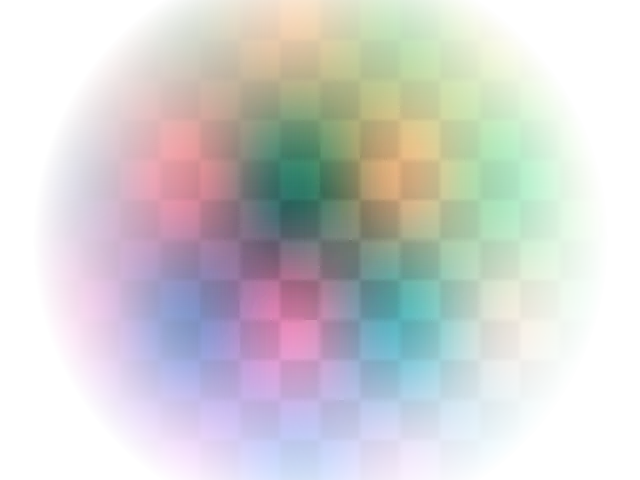
#> input picture tests/webp/alpha.webp, 640 x 480 px
$ python mkfileicon.py out.png out.png ../tests/webp/alpha.webp
#> lines starting #> are read from the running program, lines starting #| are printed output that depends on the picture; after the words box and inside, x2 and y2 are one past the last pixel; in counts of white or black regions, pixels touching at a corner belong together
### tools/riscosdraw.py
# Copyright (c) 2026 Andrew Youll
# Released under the MIT licence: see the LICENSE file.
# SPDX-License-Identifier: MIT
# (Shared with riscos-gtk: tools/riscosdraw.py there.)
"""riscosdraw.py - riscos-gtk: drawing icons in the style of the RISC OS
desktop, shared by the icon tools (tools/mkclawsicons.py: ClawsMail's
icons; tools/mkriscosicons.py: the RISCOS icon theme every program has).

Original icons: dark outlines, flat colours lit from the top left, the
Wimp's palette; drawn as vectors S times bigger and reduced, with
outlines on pixel centres (n + 0.5) so they stay sharp.

  c = Icon(w, h, k)      a w x h drawing, made k times bigger (k may be a
                         fraction: a 24-unit drawing at 16 pixels is k 2/3)
  c.poly / line / rect / ellipse / arc, then c.image()
  the shapes below (envelope, sheet, arrow, folder, printer...) draw on c
  in its units.

Needs Pillow. MIT licence. Copyright (C) 2026 Andrew Youll.
"""
import math
from PIL import Image, ImageDraw

S = 8  # supersampling

# the palette: RISC OS's Wimp colours and the tones of its 32bpp icons
K = (32, 32, 32, 255)          # outline
K2 = (96, 96, 96, 255)         # light outline / detail
WHITE = (255, 255, 255, 255)
PAPER = (255, 255, 250, 255)
PAPER2 = (226, 222, 204, 255)
CREAM = (255, 255, 204, 255)
FLAP = (236, 232, 212, 255)
FLAP2 = (204, 198, 172, 255)
GREY = (204, 204, 204, 255)
GREY2 = (153, 153, 153, 255)
GREY3 = (110, 110, 110, 255)
RED = (230, 34, 34, 255)
RED2 = (170, 0, 0, 255)
GREEN = (60, 200, 60, 255)
GREEN2 = (0, 136, 0, 255)
BLUE = (64, 136, 238, 255)
BLUE2 = (0, 68, 170, 255)
LBLUE = (170, 210, 255, 255)
YELLOW = (255, 221, 0, 255)
YELLOW2 = (204, 153, 0, 255)
ORANGE = (255, 153, 0, 255)
ORANGE2 = (204, 85, 0, 255)
BROWN = (180, 120, 60, 255)
BROWN2 = (120, 70, 20, 255)
GOLD = (255, 204, 51, 255)
GOLD2 = (190, 130, 0, 255)
PINK = (255, 150, 170, 255)
PINK2 = (200, 60, 90, 255)
FOLDER = (255, 214, 102, 255)
FOLDER2 = (214, 154, 30, 255)
FOLDERIN = (255, 236, 170, 255)


def lerp(a, b, t):
    return tuple(int(round(a[i] + (b[i] - a[i]) * t)) for i in range(4))


class Icon:
    def __init__(self, w, h, k=1, minline=False):
        """w x h pixels of drawing, made k times bigger (the logos);
        minline: lines at least as wide as at k = 1 when k < 1 (a 24-unit
        drawing shown at 16 pixels keeps 1-pixel outlines)"""
        self.w, self.h, self.k = w, h, k
        self.lk = max(k, 1) if minline else k
        self.im = Image.new("RGBA", (int(round(w * k * S)), int(round(h * k * S))), (0, 0, 0, 0))

    def _p(self, pts):
        return [(x * S * self.k, y * S * self.k) for x, y in pts]

    def _layer(self, mask, fill):
        """fill (a colour or (top, bottom) gradient) through mask"""
        if isinstance(fill[0], tuple):
            top, bot = fill
            box = mask.getbbox()
            if not box:
                return
            y0, y1 = box[1], box[3]
            g = Image.new("RGBA", self.im.size)
            d = ImageDraw.Draw(g)
            for y in range(y0, y1):
                d.line([(0, y), (self.im.size[0], y)], fill=lerp(top, bot, (y - y0) / max(1, y1 - y0 - 1)))
        else:
            g = Image.new("RGBA", self.im.size, fill)
        a = Image.new("L", self.im.size, 0)
        a.paste(g.getchannel("A"), mask=mask)
        g.putalpha(a)
        self.im.alpha_composite(g)

    def poly(self, pts, fill=None, outline=K, ow=1.0, closed=True):
        if fill:
            m = Image.new("L", self.im.size, 0)
            ImageDraw.Draw(m).polygon(self._p(pts), fill=255)
            self._layer(m, fill)
        if outline:
            q = self._p(pts + ([pts[0]] if closed else []))
            l = Image.new("RGBA", self.im.size)
            ImageDraw.Draw(l).line(q, fill=outline, width=int(ow * S * self.lk), joint="curve")
            for x, y in q:
                r = ow * S * self.lk / 2
                ImageDraw.Draw(l).ellipse([x - r, y - r, x + r, y + r], fill=outline)
            self.im.alpha_composite(l)

    def line(self, pts, col=K, w=1.0):
        self.poly(pts, None, col, w, closed=False)

    def rect(self, x0, y0, x1, y1, fill=None, outline=K, ow=1.0):
        self.poly([(x0, y0), (x1, y0), (x1, y1), (x0, y1)], fill, outline, ow)

    def ellipse(self, x0, y0, x1, y1, fill=None, outline=K, ow=1.0):
        n = 48
        cx, cy, rx, ry = (x0 + x1) / 2, (y0 + y1) / 2, (x1 - x0) / 2, (y1 - y0) / 2
        pts = [(cx + rx * math.cos(2 * math.pi * i / n), cy + ry * math.sin(2 * math.pi * i / n)) for i in range(n)]
        self.poly(pts, fill, outline, ow)

    # [34 lines left out: functions arc, erase, text, not called in this run]

    def image(self):
        return self.im.reduce(S)


# ---- shapes, in pixel coordinates (outlines on pixel centres: n + 0.5) ----

# [16 lines left out: function envelope, not called in this run]


def sheet(c, x0, y0, x1, y1, lines=True, fold=4):
    c.poly([(x0, y0), (x1 - fold, y0), (x1, y0 + fold), (x1, y1), (x0, y1)], (WHITE, PAPER2))
    c.poly([(x1 - fold, y0), (x1 - fold, y0 + fold), (x1, y0 + fold)], GREY, K)
    if lines:
        y = y0 + fold + 2
        while y < y1 - 1:
            c.line([(x0 + 2, y), (x1 - 2 - (3 if int(y) % 4 == 1 else 0), y)], GREY2, 1)
            y += 2


# [232 lines left out: functions arrow, curved_arrow, pencil, padlock, clock, tick and 15 more, not called in this run]

### tools/mkfileicon.py
#!/usr/bin/env python3
# Copyright (c) 2026 Andrew Youll
# Released under the MIT licence: see the LICENSE file.
# SPDX-License-Identifier: MIT
"""mkfileicon.py OUT_LARGE.png OUT_SMALL.png LUMEN.png

Lumen's file icon, in the style of the RISC OS desktop's (riscosdraw.py,
shared with riscos-gtk's icons): a sheet with its corner folded, a framed
picture on it, and Lumen's own icon in the corner. Lumen gives it to the
file types it opens that the desktop has no icon for (filetypes.c), as
file_xxx (34 x 34) and small_xxx (17 x 17)."""
import sys
from PIL import Image
from riscosdraw import Icon, sheet, K, GREEN, GREEN2, YELLOW, ORANGE, ORANGE2


def picture(c, x0, y0, x1, y1):
    """a framed picture: sky, a hill and the sun"""
    c.rect(x0, y0, x1, y1, ((150, 200, 255, 255), (220, 240, 255, 255)))
    w, h = x1 - x0, y1 - y0
    c.poly([(x0 + 0.5, y1 - 0.5), (x0 + w * 0.35, y0 + h * 0.45), (x0 + w * 0.6, y0 + h * 0.7),
            (x0 + w * 0.75, y0 + h * 0.55), (x1 - 0.5, y1 - 0.5)], (GREEN, GREEN2), GREEN2, 0.8)
    c.ellipse(x1 - w * 0.32, y0 + h * 0.14, x1 - w * 0.12, y0 + h * 0.14 + w * 0.2, (YELLOW, ORANGE), ORANGE2, 0.8)
    c.rect(x0, y0, x1, y1, None, K)


def make(side, logo, small):
    c = Icon(24, 24, side / 24.0, minline=True)
    sheet(c, 4.5, 2.5, 19.5, 21.5, lines=False)
    picture(c, 6.5, 6.5, 17.5, 14.5)
    im = c.image()
    # Lumen's icon, bottom right: who opens it
    m = side * (8 if small else 7) // 17
    l = logo.resize((m, m), Image.LANCZOS)
    im.alpha_composite(l, (side - m, side - m))
    return im


if __name__ == "__main__":
    logo = Image.open(sys.argv[3]).convert("RGBA")
#> logo is the input picture: PIL image 640x480 RGBA; mean R, G, B, A 118.7, 114.2, 117.5, 84.4
    make(34, logo, False).save(sys.argv[1])
#> in __init__, `self.im = Image.new("RGBA", (int(round(w * k * S)), int(round(h * k * ..`: self.im: PIL image 272x272 RGBA; every value is 0
#> in poly, `m = Image.new("L", self.im.size, 0)`: m: PIL image 272x272 L; every value is 0
#> in poly, `ImageDraw.Draw(m).polygon(self._p(pts), fill=255)`:
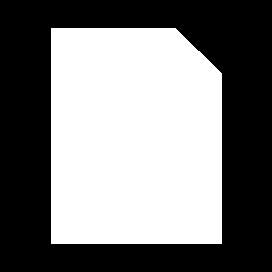
#> m: PIL image 272x272 L; 48.5% white; 1 white region, box (x1, y1, x2, y2) and area: (51, 28, 222, 244) 35878
#> in _layer, `box = mask.getbbox()`: box = (51, 28, 222, 244)
#> in _layer, `y0, y1 = box[1], box[3]`: y0 = 28; y1 = 244
#> in _layer, `g.putalpha(a)`:
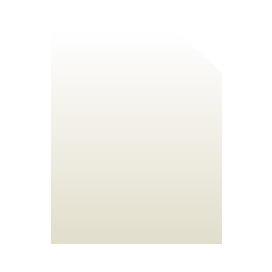
#> g: PIL image 272x272 RGBA; mean R, G, B, A 191, 189.4, 182.2, 123.7; transparent parts drawn white
#> in poly, `q = self._p(pts + ([pts[0]] if closed else []))`: q = [(51, 28.33), (175.7, 28.33), (221, 73.67), (221, 243.7), (51, 243.7), (51, 28.33)]
#> the loop in poly, `for x, y in q:` made 6 passes
#> in poly (call 2), `ImageDraw.Draw(m).polygon(self._p(pts), fill=255)`: m: PIL image 272x272 L; 1.5% white; 1 white region, box (x1, y1, x2, y2) and area: (175, 28, 222, 74) 1104
#> the loop in poly (call 2), `for x, y in q:` made 4 passes
#> in poly (call 3), `ImageDraw.Draw(m).polygon(self._p(pts), fill=255)`: m: PIL image 272x272 L; 15.7% white; 1 white region, box (x1, y1, x2, y2) and area: (73, 73, 199, 165) 11592
#> in poly (call 4), `ImageDraw.Draw(m).polygon(self._p(pts), fill=255)`: m: PIL image 272x272 L; 4% white; 1 white region, box (x1, y1, x2, y2) and area: (79, 114, 193, 159) 2927
#> call 4 of _layer, with fill = ((60, 200, 60, 255), (0, 136, 0, 255))
#> in _layer (call 4), `box = mask.getbbox()`: box = (79, 114, 193, 159)
#> in _layer (call 4), `y0, y1 = box[1], box[3]`: y0 = 114; y1 = 159
#> in _layer (call 4), `self.im.alpha_composite(g)`:
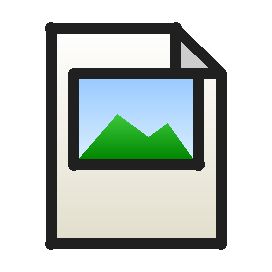
#> self.im: PIL image 272x272 RGBA; mean R, G, B, A 76.5, 84.6, 80.1, 136.9; transparent parts drawn white
#> in poly (call 5), `ImageDraw.Draw(m).polygon(self._p(pts), fill=255)`:
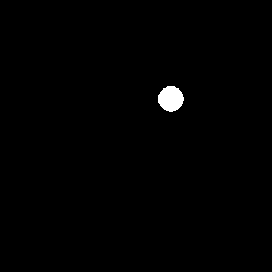
#> m: PIL image 272x272 L; 0.69% white; 1 white region, box (x1, y1, x2, y2) and area: (158, 86, 184, 112) 510
#> in _layer (call 5), `box = mask.getbbox()`: box = (158, 86, 184, 112)
#> in _layer (call 5), `y0, y1 = box[1], box[3]`: y0 = 86; y1 = 112
#> in _layer (call 5), `g.putalpha(a)`:
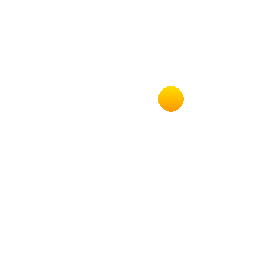
#> g: PIL image 272x272 RGBA; mean R, G, B, A 24.4, 17.9, 0, 1.8; transparent parts drawn white
#> in poly (call 5), `q = self._p(pts + ([pts[0]] if closed else []))`: q = 49 pairs, first value 158.4 to 183.4, second value 86.36 to 111.3
#> the loop in poly (call 5), `for x, y in q:` made 49 passes
#> (x, y) on passes 1 to 12: (183.4, 98.83), (183.3, 100.5), (182.9, 102.1), (182.4, 103.6), (181.7, 105.1), (180.8, 106.4), (179.7, 107.6), (178.5, 108.7), (177.1, 109.6), (175.7, 110.3), (174.1, 110.9), (172.5, 111.2)
    make(17, logo, True).save(sys.argv[2])
#> in __init__ (call 2), `self.im = Image.new("RGBA", (int(round(w * k * S)), int(round(h * k * ..`: self.im: PIL image 136x136 RGBA; every value is 0
#> in poly (call 7), `m = Image.new("L", self.im.size, 0)`: m: PIL image 136x136 L; every value is 0
#> in poly (call 7), `ImageDraw.Draw(m).polygon(self._p(pts), fill=255)`:
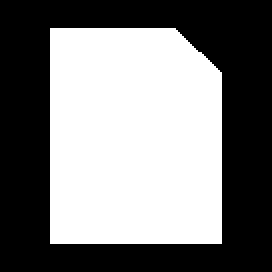
#> m: PIL image 136x136 L (shown 2 times larger); 48.8% white; 1 white region, box (x1, y1, x2, y2) and area: (25, 14, 111, 122) 9023
#> in poly (call 7), `q = self._p(pts + ([pts[0]] if closed else []))`: q = [(25.5, 14.17), (87.83, 14.17), (110.5, 36.83), (110.5, 121.8), (25.5, 121.8), (25.5, 14.17)]
#> in poly (call 7), `ImageDraw.Draw(l).line(q, fill=outline, width=int(ow * S * self.lk), j..`:
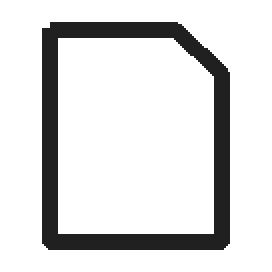
#> l: PIL image 136x136 RGBA (shown 2 times larger); mean R, G, B, A 5.1, 5.1, 5.1, 40.4; transparent parts drawn white
#> the loop in poly (call 7), `for x, y in q:` made 6 passes
